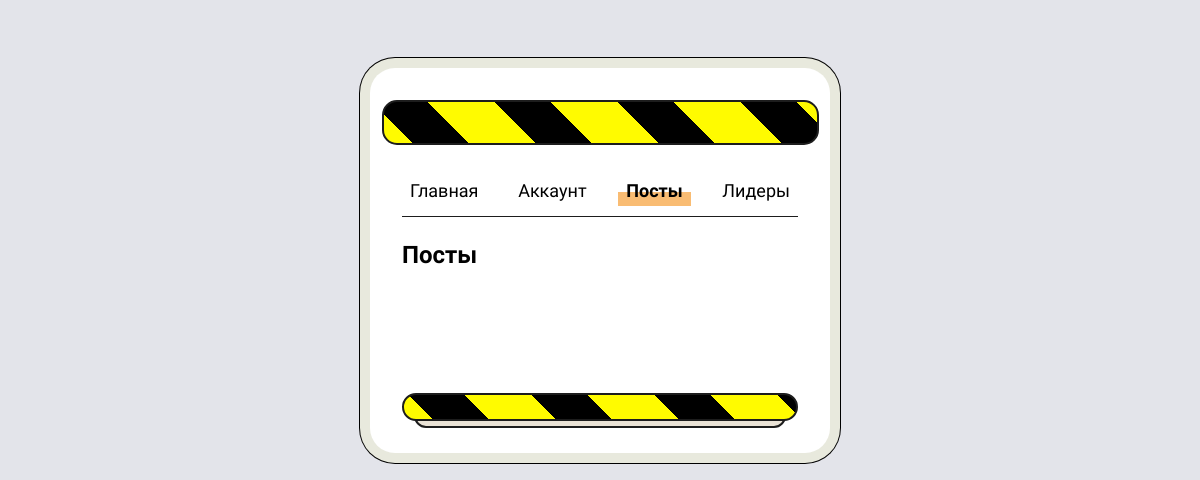
Before: /ph_posts with the older database file.
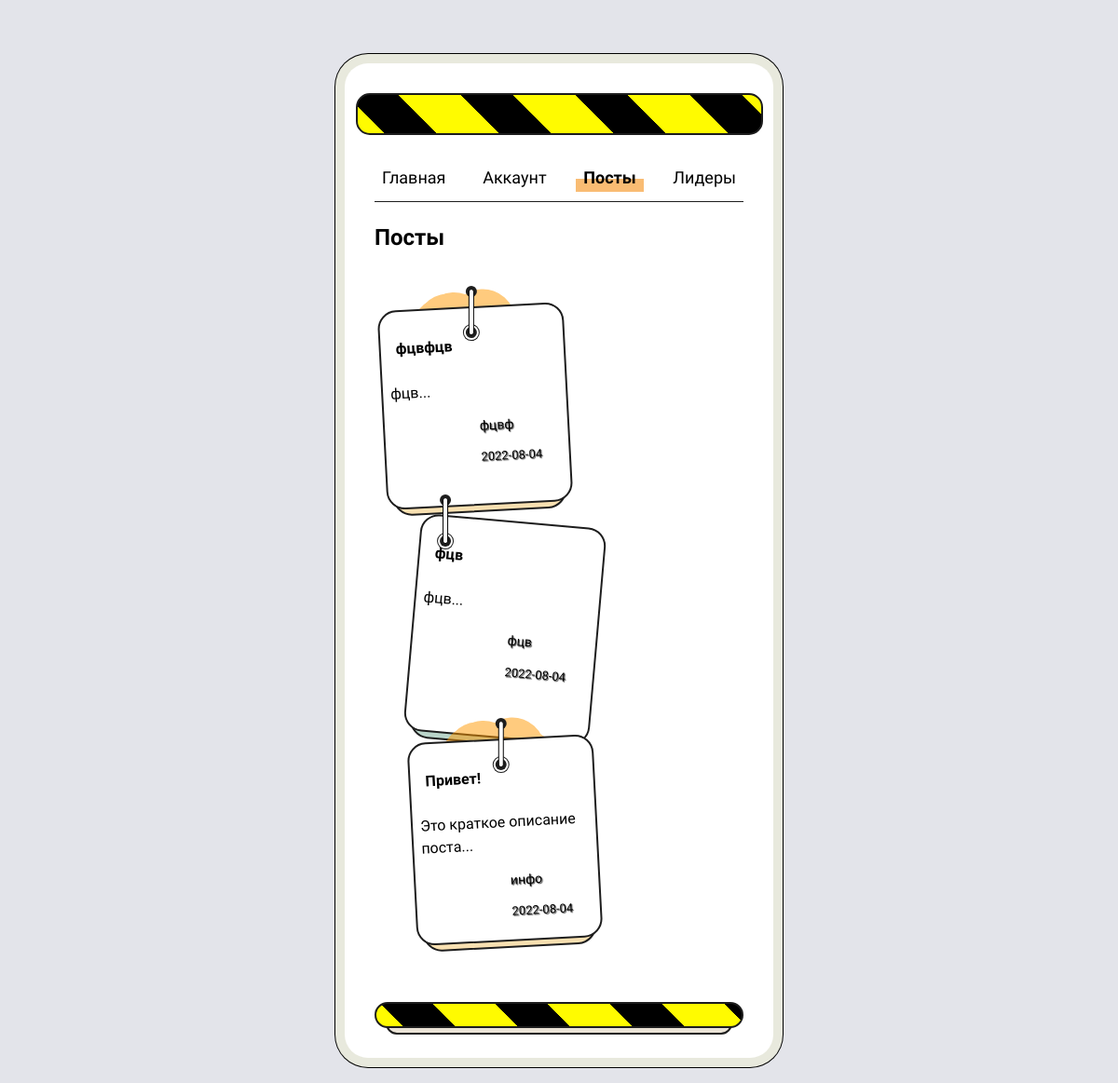
After: the same page with the newer database file.
### app.py (models this page shows, shortened)
class Article(db.Model):
    number = db.Column(db.Integer, primary_key=True)
    title = db.Column(db.String(100), nullable=False)
    intro = db.Column(db.String(1000), nullable=False)
    text = db.Column(db.Text, nullable=False)
    tag = db.Column(db.String(15), nullable=False)
    img_url = db.Column(db.Text, nullable=False)
    date = db.Column(db.DateTime, default=datetime.now())

### app.py (the view)
@app.route("/ph_posts")
def ph_posts():
    now = datetime.now()
    articles = Article.query.order_by(Article.number.desc()).all()
    def time_checker(article):
        return article.date > datetime.now() + timedelta(hours=-24)
    return render_template('phone_posts.html', articles=articles, time_checker=time_checker)

### app.py (called while the page is built)
@app.after_request
def redirect_to_signin(response):
    if response.status_code == 401:
        return redirect(url_for("login_page"))
    return response

### templates/phone_posts.html (shortened to what this page needs)
{% extends 'phone_pattern.html' %}
{% block links_scripts %}
<link href="../static/css/phone_fire.css" type="text/css" rel="stylesheet">
{% endblock %}
{% block body%}
<nav class="navigation">
    <a href="/phone" class="navigation-item">Главная</a>
    <a href="/ph_account" class="navigation-item">Аккаунт</a>
    <a href="/ph_posts" class="navigation-item active">Посты</a>
    <a href="/board" class="navigation-item">Лидеры</a>
</nav>
<section class="title">
    <h1>Посты</h1>
</section>
<section class="posts">
    {% for element in articles %}
    {% if element.number % 2 == 0 %}
    <article class="card">
        <div class="card-inner"><a href="/posts/{{ element.number }}">
            <span class="card-pin"></span>
            <div class="card-content">
                <h2></h2>
                <h2 class="card-title">{{ element.title }}</h2>
                <p>{{ element.intro }}...</p>
                <p class="tag">{{ element.tag }}</p>
                <p class="date">{{ element.date.date() }}</p>
            </div>
            </a>
        </div>
    </article>
    {% else %}
    <article class="card">
        <div class="card-inner"><a href="/posts/{{ element.number }}">
            <span class="card-pin"></span>
            <div class="card-content">
                <h2></h2>
                <h2 class="card-title">{{ element.title }}</h2>
                <p>{{ element.intro }}...</p>
                <div class="tag">{{ element.tag }}</div>
                <p class="date">{{ element.date.date() }}</p>
            </div>
            </a>
            {% if time_checker(element) %}
            <div class="new_post" style="left: 50%; top:-80%">
                <div class="fire">
                    <figure></figure>
                    <figure></figure>
                    <figure></figure>
                    <figure></figure>
                    <figure></figure>
                    <figure></figure>
                    <figure></figure>
                    <figure></figure>
                    <figure></figure>
                    <figure></figure>
                    <figure></figure>
                    <figure></figure>
                    <figure></figure>
                </div>
            </div>
            {% endif %}
        </div>
    </article>
    {% endif %}
    {% endfor %}
</section>
{% endblock %}

### templates/phone_pattern.html (shortened to what this page needs)
<!DOCTYPE html>
<html lang="en">
<head>
    <link href="../static/css/phone.css" type="text/css" rel="stylesheet">
    {% block links_scripts %}{% endblock %}
</head>
<body>
    <div class="phone">
        <header class="header">
        </header>
    {% block body %}{% endblock %}
    <footer class="menu">
        <div class="menu-inner">
        </div>
    </footer>
</div>
</body>
</html>

### static/css/phone.css (style rules this page uses)
*, *:after, *:before { box-sizing: border-box; }
:root { --c-gray-100: #fbf8f2; --c-gray-200: black; --c-gray-300: #e8e9dd; --c-gray-400: #e3e4ea; --c-gray-500: #5f5f5f; --c-gray-900: #1d1d1d; --c-blue-300: #a8dee2; --c-blue-500: #2ab3c0; --c-green-500: #80b895; --c-green-300: #bad5ca; --c-red-500: #ea605e; --c-yellow-300: #f8e0b1; --c-yellow-500: #f9bc73; --rotation: -3deg; }
body { font-family: "Urbanist", sans-serif; line-height: 1.5; min-height: 100vh; padding-top: 5vw; padding-bottom: 5vw; background-color: var(--c-gray-400); }
a { text-decoration: none; color: black; }
.phone { width: 460px; border-radius: 25px; overflow: hidden; padding: 2rem; box-shadow: 0 0 0 10px var(--c-gray-300), 0 0 0 11px var(--c-gray-200); background-color: white; position: relative; z-index: 1; margin-left: auto; margin-right: auto; }
.header { display: grid; align-items: center; justify-content: space-between; grid-template-columns: 1fr 2fr 1fr; height: 45px; width: 437px; margin-left: -5%; border-radius: 15px; border: 2px solid var(--c-gray-900); background-image: repeating-linear-gradient(45deg, #fffb00 -27px, #fffb00 20px, rgba(0, 0, 0, 1) 20px, rgba(0, 0, 0, 1) 60px); }
.title { margin-top: 1rem; }
.title h1 { font-size: 1.5rem; font-weight: 700; }
.navigation { margin-top: 2rem; padding-bottom: 0.75rem; border-bottom: 1px solid var(--c-gray-900); display: flex; justify-content: space-between; }
.navigation-item { font-size: 1.125rem; display: inline-block; padding: 0 0.5rem; text-decoration: none; color: inherit; position: relative; z-index: 1; font-weight: 500; }
.navigation-item.active { font-weight: 800; }
.navigation-item.active:before { background-color: var(--c-yellow-500); }
.navigation-item:before { content: ""; display: block; position: absolute; width: 100%; height: 14px; background-color: transparent; z-index: -1; bottom: -2px; left: 0; transition: 0.15s ease; }
.navigation-item + .navigation-item { margin-left: 1.25rem; }
.posts { margin-top: 1.5rem; display: flex; padding: 2rem 0.5rem; flex-wrap: wrap; }
.card { width: 200px; transform: rotate(var(--rotation)); transition: 0.15s ease-out; }
.card:nth-child(2n) { margin-top: 1rem; --rotation: 5deg; }
.card:nth-child(2n) .card-inner:after { background-color: var(--c-green-300); }
.card:nth-child(2n) .card-pin { top: 20px; left: 20px; transform: rotate(-5deg); }
.card + .card { margin-left: 2rem; }
.card-inner { display: flex; flex-direction: column; border: 2px solid var(--c-gray-900); border-radius: 20px; padding: 0.5rem; background-color: #fff; position: relative; flex-wrap: wrap; justify-content: space-between; }
.card-inner:after { content: ""; display: block; position: absolute; z-index: -1; width: 95%; height: 100%; bottom: -9px; left: calc(50% - 47.5%); border-radius: 20px; border: 2px solid var(--c-gray-900); background-color: var(--c-yellow-300); }
.card-pin { width: 12px; height: 12px; background-color: var(--c-gray-900); position: absolute; top: 20px; left: calc(50% - 6px); border-radius: 50%; box-shadow: 0 0 0 2px #fff, 0 0 0 3px var(--c-gray-900); transform: rotate(3deg); z-index: 1; }
.card-pin:before, .card-pin:after { content: ""; display: block; border-radius: 50%; position: absolute; transition: 0.15s ease-out; }
.card-pin:before { width: 12px; height: 12px; background-color: var(--c-gray-900); border-radius: 50%; left: calc(50% - 6px); top: -44px; }
.card-pin:after { width: 6px; background-color: #fff; border: 1px solid; border-radius: 99em; height: 50px; left: calc(50% - 3px); bottom: 3px; }
.card-meta, .card-title { padding-left: 0.5rem; padding-right: 0.5rem; }
.card-title { margin-top: 0.25rem; font-size: 1rem; font-weight: 600; padding-bottom: 0.5rem; }
.menu-inner { margin-top: 2rem; display: flex; justify-content: center; border-radius: 15px; border: 2px solid var(--c-gray-900); justify-content: space-between; padding: 0.75rem; background-image: repeating-linear-gradient(45deg, #fffb00 -27px, #fffb00 20px, rgba(0, 0, 0, 1) 20px, rgba(0, 0, 0, 1) 60px); position: relative; }
.menu-inner:after { content: ""; display: block; position: absolute; z-index: -1; width: 95%; height: 100%; bottom: -9px; left: calc(50% - 47.5%); border-radius: 20px; border: 2px solid var(--c-gray-900); background-color: rgba(201, 185, 151, 0.397); }
*, *:focus { outline: 0; }
.date { font-size:13px; padding-left: 52%; text-shadow: rgba(0, 0, 0, 0.7) 1px 1px 1px; }
.tag { font-size:14px; text-shadow: rgba(0, 0, 0, 0.7) 1px 1px 1px; padding-left: 52%; }

Changed rows visible on the page:
added Article: title "фцвфцв", intro "фцв", tag "фцвф", date "2022-08-04"
added Article: title "фцв", intro "фцв", tag "фцв", date "2022-08-04"
added Article: title "Привет!", intro "Это краткое описание поста", tag "инфо", date "2022-08-04"
